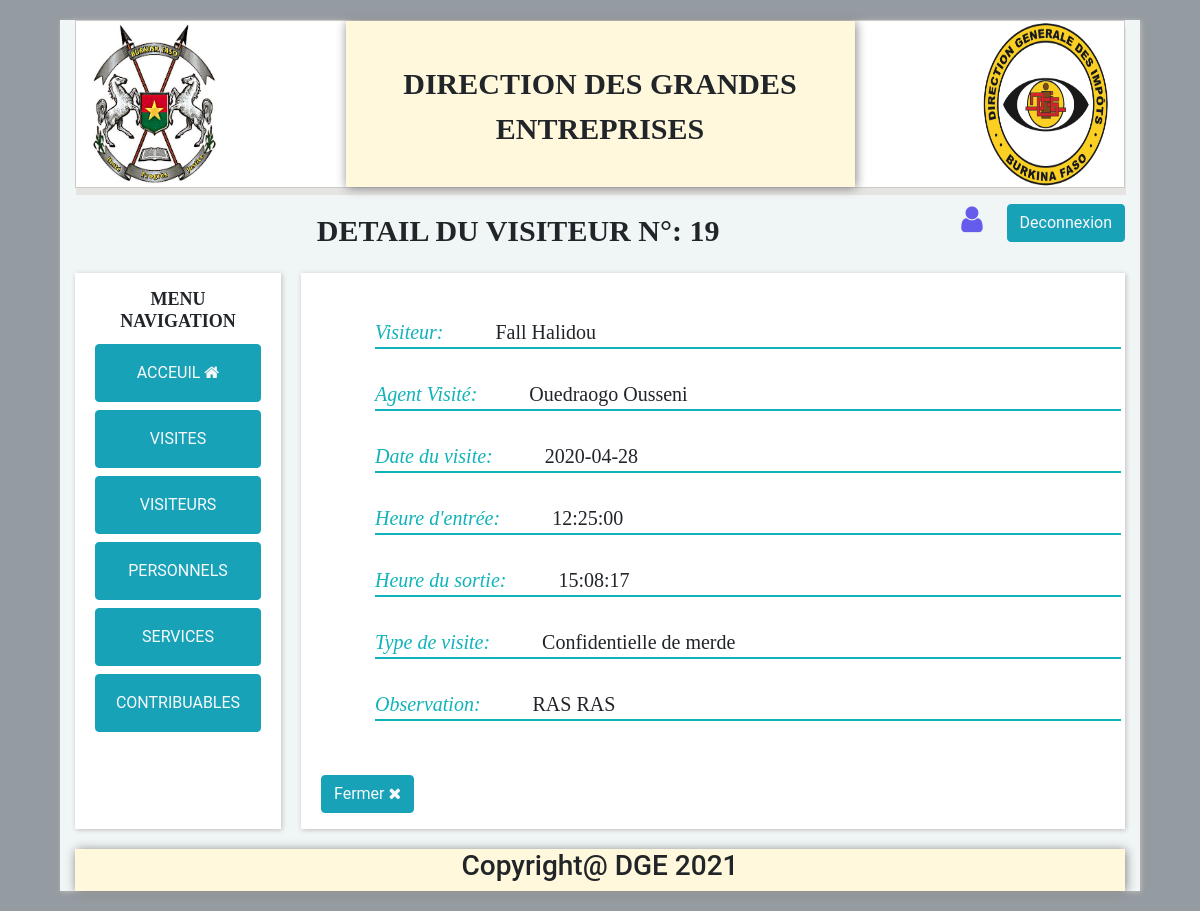
Page /view/visite/detail.php?idVisites=19 on the committed database.
### tables this page shows
CREATE TABLE `visite` (
  `idVisites` int(11) NOT NULL,
  `Idservice` int(11) NOT NULL,
  `MllePersonnel` varchar(254) DEFAULT NULL,
  `numCnib` varchar(254) DEFAULT NULL,
  `DateVisite` date DEFAULT NULL,
  `DebutVisites` time DEFAULT NULL,
  `FinVisites` time DEFAULT '00:00:00',
  `TypeVisites` varchar(254) DEFAULT NULL,
  `ObsVisites` varchar(254) DEFAULT NULL
);

CREATE TABLE `visiteurs` (
  `numCnib` varchar(254) NOT NULL,
  `numIfu` varchar(254) DEFAULT NULL,
  `NomVisiteurs` varchar(254) DEFAULT NULL,
  `PrenomVisiteurs` varchar(254) DEFAULT NULL,
  `TelVisiteurs` int(11) DEFAULT NULL,
  `PhotoVisiteur` varchar(254) DEFAULT NULL
);

CREATE TABLE `personnel` (
  `MllePersonnel` varchar(254) NOT NULL,
  `IdService` int(11) NOT NULL,
  `NomPersonnel` varchar(254) DEFAULT NULL,
  `PrenomPersonnel` varchar(254) DEFAULT NULL,
  `Emploie` varchar(254) DEFAULT NULL,
  `Categorie` varchar(254) DEFAULT NULL
);

### class/VisiteManager.class.php (called while the page is built, shortened)
<?php
class VisiteManager
{
  private $_db;
   public function __construct($db)
   {
       $this->_db=$db;
   }
   public function get($idVisites)
   {
     $sql=$this->_db->prepare("SELECT * FROM visite WHERE idVisites=?");
     $sql->execute(array($idVisites));
     $row=$sql->fetch();
     $visite=new Visite($row);
     return $visite;
   }
   public function liste()
   {
     $visite=[];
     $sql=$this->_db->query("SELECT * FROM visite");
     $rows=$sql->fetchAll();
     foreach ($rows as $row) {
     $visite[]=new Visite($row);
     }
     return $visite;
   }
}

### class/Visite.class.php (called while the page is built, shortened)
<?php
class Visite
{
  public function __get($propriete)
  {
       if(property_exists($this,$propriete)){
       return $this->$propriete;
    }
  }
}

### class/VisiteurManager.class.php (called while the page is built, shortened)
<?php
class VisiteurManager
{
  private $_db;
   public function __construct($db)
   {
       $this->_db=$db;
   }
   public function get($numCnib)
   {
     $sql=$this->_db->prepare("SELECT * FROM visiteurs WHERE numCnib=?");
     $sql->execute(array($numCnib));
     $row=$sql->fetch();
     $visi=new Visiteur($row);
     return $visi;
   }
}

### class/Visiteur.class.php (called while the page is built, shortened)
<?php
class Visiteur
{
  public function __get($propriete)
  {
       if(property_exists($this,$propriete)){
       return $this->$propriete;
    }
  }
}

### class/PersonnelManager.class.php (called while the page is built, shortened)
<?php
class PersonnelManager
{
  private $_db;
   public function __construct($db)
   {
       $this->_db=$db;
   }
   public function get($MllePersonnel)
   {
     $sql=$this->_db->prepare("SELECT * FROM personnel WHERE MllePersonnel=?");
     $sql->execute(array($MllePersonnel));
     $row=$sql->fetch();
     $pers=new Personnel($row);
     return $pers;
   }
}

### class/Personnel.class.php (called while the page is built, shortened)
<?php
class Personnel
{
  public function __get($propriete)
  {
       if(property_exists($this,$propriete)){
       return $this->$propriete;
    }
  }
}

### view/visite/detail.php (the view, shortened to what this page needs)
<?php
$user=$_SESSION["user"];
function refractorvisiteur($id){
    $db=bd();
    $direct=new VisiteurManager($db);
    $get=$direct->get($id);
    return $get->NomVisiteurs." ".$get->PrenomVisiteurs;
  }
  function refractoragent($id){
    $db=bd();
    $direct=new PersonnelManager($db);
    $get=$direct->get($id);
    return $get->NomPersonnel." ".$get->PrenomPersonnel;
  }
$bd= bd();
$visiManag =new VisiteManager($bd);
$vis=new Visite($_POST);
$visiManag->liste($vis);
if(isset($_GET['idVisites']))
{
    $idVisites=$_GET['idVisites'];
    $value=$visiManag->get($idVisites);
}
?>
<!DOCTYPE html>
<html lang="fr">
<?php
  include('../../include/head.php');
?>
<body>
    <div class="container" id="container">
        <?php
             include('../../include/header.php');
        ?>
    <div class="mt-3 pull-right d-flex">
        <i class="fa fa-user mr-3 user"> <span class="ml-2"> <?= $user["statut"];?> </span> </i>
        <button class="btn btn-info"> <a class="text-light" href="../../index.php"> Deconnexion </a> </button>
    </div>
        <div class="bienvenu">DETAIL DU VISITEUR N°: <?= $value->idVisites?></div>
      <div class="global-content">
        <div class="contenu">
        <?php
             include('../../include/aside.php');
        ?>
        </div>
            <div class="cache">
                <div class="c-table">
            <div class=" form p-4 d-flex flex-column w-100">
                <p class="detail"><span class="t-gauche mr-5"> Visiteur:</span> <span class="t-droit"> <?=refractorvisiteur($value->numCnib)?> </span> </p>
                <p class="detail"><span class="t-gauche mr-5"> Agent Visité:</span> <span class="t-droit"><?=refractoragent($value->MllePersonnel)?></span></p>
                <p class="detail"><span class="t-gauche mr-5"> Date du visite:</span> <span class="t-droit"><?= $value->DateVisite?></span></p>
                <p class="detail"><span class="t-gauche mr-5"> Heure d'entrée:</span> <span class="t-droit"> <?= $value->DebutVisites?></span></p>
                <p class="detail"><span class="t-gauche mr-5"> Heure du sortie:</span> <span class="t-droit"> <?= $value->FinVisites?></span></p>
                <p class="detail"><span class="t-gauche mr-5"> Type de visite:</span> <span class="t-droit"> <?= $value->TypeVisites?></span></p>
                <p class="detail"><span class="t-gauche mr-5"> Observation:</span> <span class="t-droit"> <?= $value->ObsVisites?></span></p>
            </div>
            <button type="button" class="btn btn-info pull-left mb-3"> <a class="text-light" href="list.php"> Fermer <i class="fa fa-close"></i> </a></button>
                </div>
            </div>
      </div>
        <?php
             include('../../include/footer.php');
        ?>
    </div>
</body>
</html>

### rows in the picture
visite: idVisites "19", numCnib.PrenomVisiteurs "Fall Halidou", MllePersonnel.PrenomPersonnel "Ouedraogo Ousseni", DateVisite "2020-04-28", DebutVisites "12:25:00", FinVisites "15:08:17", TypeVisites "Confidentielle de merde", ObsVisites "RAS RAS"
